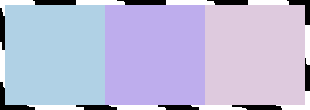
#> input picture building/07_Counter_Library/sample.png, 310 x 110 px
$ jupyter execute --allow-errors ColorBar.ipynb
#> lines starting #> are read from the running program, lines starting #| are printed output that depends on the picture
# BUILDING

[cell 1]
from collections import Counter
from string import punctuation
from random import choice, choices, randint

def junk_generator(n = 1):
    p = "".join(c for c in punctuation if c not in " \"'") + "~|"
    yield from ["".join(choices(p, k=4)) for _ in range(n)]

[cell 2]
p = "".join(c for c in punctuation if c not in " \"'") + "~|"
data = "".join(choices(p, k=1_000_000))
c = Counter([data[i: i+4] for i in range(4, len(data), 4)])
items = list(c.keys())[:50]
print(items)

[cell 3]
result = ""
for junk in junk_generator(50_000):
    result += (junk*randint(0,1)) + choice(items)
result += next(junk_generator())

products = Counter([result[i: i+4] for i in range(4, len(result), 4)])
print(*products.most_common(50), sep="\t")

[cell 4]
x = "".join(result[i: i+36] + "🔴" for i in range(4, len(result), 36))

[cell 5]
with open("stock.txt", "w") as f:
    f.write(x)

r = result
for i, _ in products.most_common(50):
    r = r.replace(i, "O")
with open("stock_visual.txt", "w") as f:
    f.write(r)

[cell 6]
"four blue cats with five pink dogs walk down that road".upper()

# SOLVING

[cell 7]
with open("stock.txt") as f:
    result = f.read().strip()
    products = Counter([result[i: i+4] for i in range(4, len(result), 4)])
print(*products.most_common(50), sep="\t")

[cell 8]
with open("stock.txt") as f:
    result = f.read().strip()
    products = Counter([result[i: i+4] for i in range(0, len(result), 4)])
print(*products.most_common(50), sep="\t")

[cell 9]
stcudorp = {v:k for k,v in products.items()}
#> (the rest of this cell did not finish here and is left out)

[cell 10]
# EE
print("".join(p for p in products if p.replace(" ", "").isalpha()))

# BUILDING

[cell 11]
from PIL import Image
from collections import Counter

w = 897
h = 13
image = Image.new('RGB', (w, h))

colors = [
    'acce55', # ≈ Celery
    '0ff1ce', # ≈ Bright Turquoise
    'c0ffee', # ≈ Aero Blue
]
col_swap = {(172, 206, 85): (0, 0, 255), (15, 241, 206): (255, 0, 255), (192, 255, 238): (255, 0, 0)}

for n, color in enumerate(colors):
    for x in range(n*w//3, (n+1)*w//3):
        for y in range(h):
            image.putpixel((x, y), tuple(int(color[i:i+2], 16) for i in (0, 2, 4)))

for i in range(w*h):
    x, y = divmod(i, h)
    if x in range(299, 598):
        if not (x^y)&1:
            image.putpixel((x, y), col_swap[image.getpixel((x, y))])
    else:
        if (x^y)&1:
            image.putpixel((x, y), col_swap[image.getpixel((x, y))])

image.save("colorbar.png")

def get_color_frequency():
    colors = list(image.getdata())
    color_frequency = Counter(colors)
    return color_frequency

color_frequency = get_color_frequency()
for c, f in color_frequency.most_common():
    print("{}:{:02x}{:02x}{:02x}".format(f, *c))

image

# Example: #FACE5

[cell 12]
from collections import Counter
from PIL import Image

with Image.open("sample.png") as img:
#> img is the input picture: PIL image 310x110 RGBA; mean R, G, B, A 188.8, 187.6, 218.1, 255
    color_frequency = Counter(img.convert('RGB').getdata())
#> color_frequency = {(255, 255, 255): 2183, (0, 0, 0): 1917, (176, 209, 229): 10000, (190, 173, 237): 10000, (222, 202, 222): 10000}

for c in color_frequency:
    print("{:02x}{:02x}{:02x}".format(*c))
#> this loop made 5 passes
#| ffffff
#| 000000
#| b0d1e5
#| beaded
#| decade

print(["{:02x}{:02x}{:02x} {}".format(*c, _) for c, _ in color_frequency.most_common(3)])
#| ['b0d1e5 10000', 'beaded 10000', 'decade 10000']

[cell 13]
color_frequency
#> Out has the same summary as color_frequency

[cell 14]
color_frequency
#> Out has the same summary as color_frequency

Example perhaps:

b0d1e5 = BODIES

[cell 15]
from PIL import Image
from collections import Counter

w = 519
h = 370
col_swap = {(172, 206, 85): (0, 0, 255), (15, 241, 206): (255, 0, 255), (192, 255, 238): (255, 0, 0)}
colors = [
    'acce55', # ≈ Celery
    '0ff1ce', # ≈ Bright Turquoise
    'c0ffee', # ≈ Aero Blue
]
R = [2, 3, 4, 5, 7, 10, 14, 20, 27, 38, 53, 73, 101, 141, 195, 270, 375, 519]


for xi, num in enumerate(R, 1):
    image = Image.new('RGB', (w, h))
    for n, color in enumerate(colors):
        for x in range(n*w//3, (n+1)*w//3):
            for y in range(h):
                if (x%num == 0) ^ (y%num == 0):
                    image.putpixel((x, y), col_swap[tuple(int(color[i:i+2], 16) for i in (0, 2, 4))])
                else:
                    image.putpixel((x, y), tuple(int(color[i:i+2], 16) for i in (0, 2, 4)))

    image.save(f"gif/colorbar{xi}.png")
#> this loop made 18 passes
#> pass 1, `image.save(f"gif/colorbar{xi}.png")`:
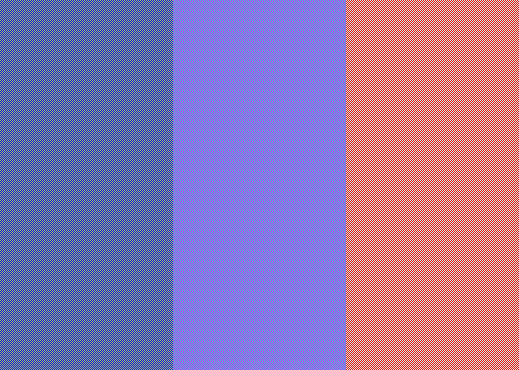
#> saved as colorbar1.png: PIL image 519x370 RGB; mean R, G, B 148.2, 117, 173.2
#> pass 2, `image.save(f"gif/colorbar{xi}.png")`:
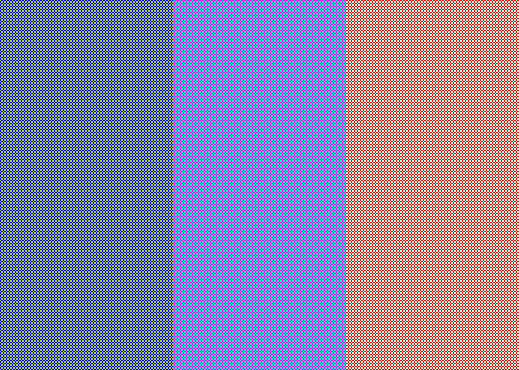
#> saved as colorbar2.png: PIL image 519x370 RGB; mean R, G, B 145.8, 129.9, 173.7
#> after the loop:
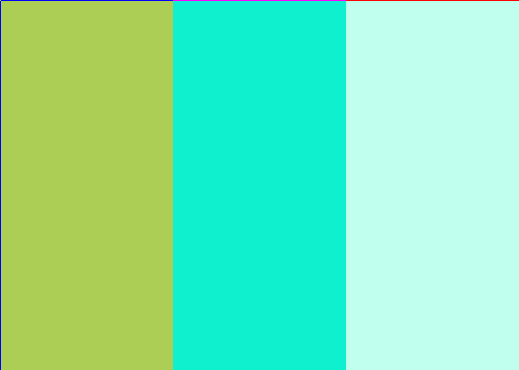
#> image: PIL image 519x370 RGB; mean R, G, B 126.1, 233, 176.6

image

# Example: #FACE5

[cell 16]
import numpy as np

# Define the parameters
start = 2
stop = 1000
num = 20

# Create an exponential range starting at 2
exp_range = np.logspace(np.log10(start), np.log10(stop), num=num)

# Convert to a list and round to integers if needed
exp_range = [int(round(x)) for x in exp_range]

print(exp_range)

[cell 17]
from PIL import Image
import glob

# Create a list of image file paths from the /gif/ directory
image_files = sorted(glob.glob("gif/colorbar*.png"), key=lambda x: int(x.split("colorbar")[1].split(".")[0]))
print(image_files)
# Open images one by one and save them in a list
images = []
for image_file in image_files:
    with Image.open(image_file) as img:
        for _ in range(5):
            images.append(img.copy())  # Use .copy() to avoid issues with closed images

# Save as GIF
#> (the rest of this cell did not finish here and is left out)

[cell 18]
from PIL import Image, ImageSequence

# Open the GIF
#> (the rest of this cell did not finish here and is left out)

[cell 19]
from PIL import Image, ImageSequence

# Open the base GIF and overlay PNG
base_gif = Image.open("resized.gif")
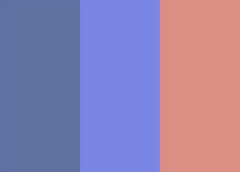
#> input picture building/07_Counter_Library/resized.gif, 60 x 43 px (shown 4 times larger)
#> base_gif is the input picture: PIL image 60x43 P; mean R, G, B, A 145.9, 130, 173.7, 255
overlay_png = Image.open("eyes.png").convert("RGBA")  # Ensure PNG is in RGBA mode
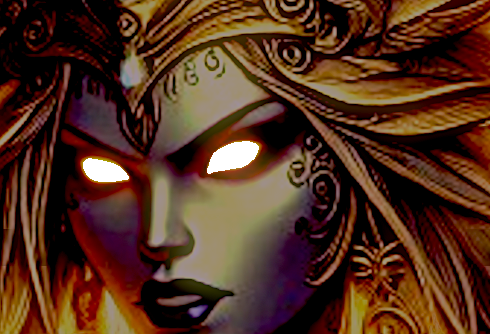
#> input picture building/07_Counter_Library/eyes.png, 490 x 334 px
#> overlay_png is the input picture: PIL image 490x334 RGBA; mean R, G, B, A 80, 45.2, 28.1, 252.1

# Create a list to hold the combined frames
frames = []

# Get dimensions
overlay_width, overlay_height = overlay_png.size
#> overlay_width = 490; overlay_height = 334
base_width, base_height = base_gif.size
#> base_width = 60; base_height = 43

# Define two positions where the base GIF should appear
position1 = (76, 149)  # Adjust these values as needed
position2 = (203, 136)

# Iterate through each frame of the base GIF
for base_frame in ImageSequence.Iterator(base_gif):
    # Convert base frame to RGBA
    base_frame = base_frame.convert("RGBA")

    # Create a transparent image the size of the overlay PNG
    temp_overlay = Image.new("RGBA", overlay_png.size, (0, 0, 0, 0))

    # Paste the base GIF in two different positions
    temp_overlay.paste(base_frame, position1, base_frame)  # Position 1
    temp_overlay.paste(base_frame, position2, base_frame)  # Position 2

    # Composite the overlay PNG on top of the placed base GIFs
    combined_frame = Image.alpha_composite(temp_overlay, overlay_png)

    # Add the combined frame to the list
    frames.append(combined_frame)
#> this loop made 17 passes
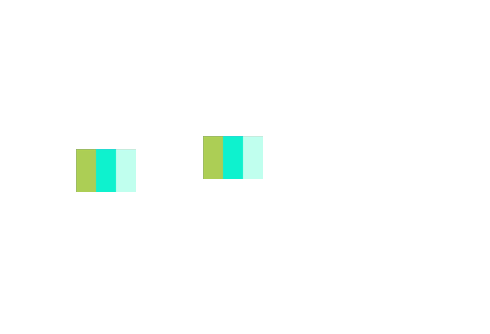
#> temp_overlay: PIL image 490x334 RGBA; mean R, G, B, A 4, 7.4, 5.6, 8; transparent parts drawn white
#> after the loop, frames = 17 items

# Save as a new GIF
frames[0].save(
    "combined.gif",
    save_all=True,
    append_images=frames[1:],
    duration=base_gif.info.get("duration", 100),  # Keep original frame duration
    loop=None
)
print("Done")

[cell 20]
from PIL import Image, ImageSequence, ImageDraw

# Open the original GIF
gif = Image.open("combined.gif")

# Get GIF dimensions
width, height = gif.size
#> width = 490; height = 334

# Create a mask with rounded edges
mask = Image.new("L", (width, height), 0)
#> mask: PIL image 490x334 L; every value is 0
draw = ImageDraw.Draw(mask)
draw.rounded_rectangle((0, 0, width, height), radius=40, fill=255)  # Adjust radius for roundness

# Apply mask to each frame
frames = []
for frame in ImageSequence.Iterator(gif):
    frame = frame.convert("RGBA")  # Ensure it's in RGBA mode
    rounded = Image.new("RGBA", frame.size, (0, 0, 0, 0))  # Transparent background
    rounded.paste(frame, (0, 0), mask)  # Apply rounded mask
    frames.append(rounded)
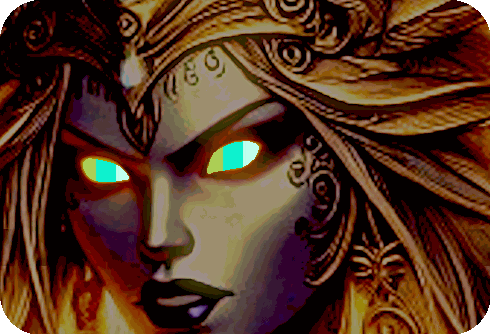
#> rounded: PIL image 490x334 RGBA; mean R, G, B, A 80, 47.1, 29.7, 253; transparent parts drawn white

# Save as a new GIF with transparency
frames[0].save(
    "rounded.gif",
    save_all=True,
    append_images=frames[1:],
    duration=gif.info.get("duration", 100),
    loop=None
)
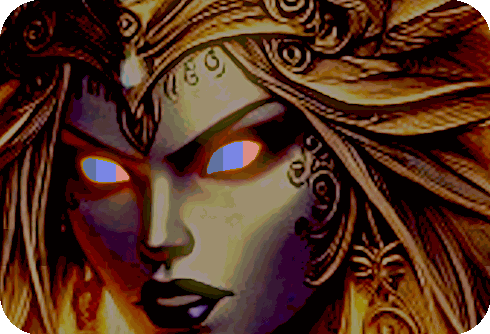
#> saved as rounded.gif: PIL image 490x334 RGBA; mean R, G, B, A 80.4, 45.9, 29.8, 253; transparent parts drawn white
print("Done")

[cell 21]
from random import choices
from collections import Counter
combos = ["@$%&", "#?!)","**_#","()[]"]
x = choices(combos, k=20)
print("".join(x))
c = Counter(x)
print(c)

[cell 22]
from PIL import Image, ImageDraw, ImageColor

# Image dimensions
block_size = 100
num_blocks = 3
width = block_size * num_blocks
height = block_size
border_thickness = 5

# Create a new image for the color blocks
color_image = Image.new("RGB", (width, height))
#> color_image: PIL image 300x100 RGB; every value is 0

# Define colors
colors = ["#B0D1E5", "#BEADED", "#DECADE"]

# Fill the image with color blocks
for i, color in enumerate(colors):
    for x in range(i * block_size, (i + 1) * block_size):
        for y in range(height):
            color_image.putpixel((x, y), ImageColor.getrgb(color))
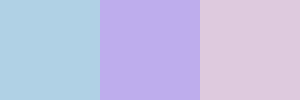
#> color_image: PIL image 300x100 RGB; mean R, G, B 196, 194.7, 229.3

# Create a new image for the border
border_image = Image.new("RGB", (width + 2 * border_thickness, height + 2 * border_thickness), "#000000")
#> border_image: PIL image 310x110 RGB; every value is 0
border_image.paste(color_image, (border_thickness, border_thickness))
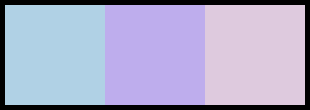
#> border_image: PIL image 310x110 RGB; mean R, G, B 172.4, 171.3, 201.8

# Save the final image
border_image.save("sample.png")

# Display the final image (optional)
border_image

[cell 23]
from PIL import Image
from collections import Counter

img = Image.open("colorbar.png").convert("RGB")
w, h = img.size
#> w = 897; h = 13
colw = w//3
#> colw = 299
index = (h - 2) * w
#> index = 9867
img.putpixel((colw-1, 11), (172, 206, 85))
img.putpixel((0, 11), (172, 206, 85))
img.putpixel((colw*2-1, 11), (15, 241, 206))

data = img.getdata()
color_frequency = Counter(data)
#> color_frequency = {(172, 206, 85): 1946, (0, 0, 255): 1941, (15, 241, 206): 1945, (255, 0, 255): 1942, (192, 255, 238): 1944, (255, 0, 0): 1943}
for c, n in color_frequency.most_common():
    print("{:02x}{:02x}{:02x}".format(*c), n)
#> this loop made 6 passes
#> (c, n) on passes 1 to 6: ((172, 206, 85), 1946), ((15, 241, 206), 1945), ((192, 255, 238), 1944), ((255, 0, 0), 1943), ((255, 0, 255), 1942), ((0, 0, 255), 1941)
#| acce55 1946
#| 0ff1ce 1945
#| c0ffee 1944
#| ff0000 1943
#| ff00ff 1942
#| 0000ff 1941

print([("{:02x}{:02x}{:02x} {}".format(*c, _), c) for c, _ in color_frequency.most_common(3)])
#| [('acce55 1946', (172, 206, 85)), ('0ff1ce 1945', (15, 241, 206)), ('c0ffee 1944', (192, 255, 238))]

img.save("colorbar.png")

[cell 24]
from PIL import Image
from collections import Counter

img = Image.open("colorbar.png").convert("RGB")
data = img.getdata()
color_frequency = Counter(data)
print([("{:02x}{:02x}{:02x} {}".format(*c, _)) for c, _ in color_frequency.most_common(3)])
#| ['acce55 1946', '0ff1ce 1945', 'c0ffee 1944']
